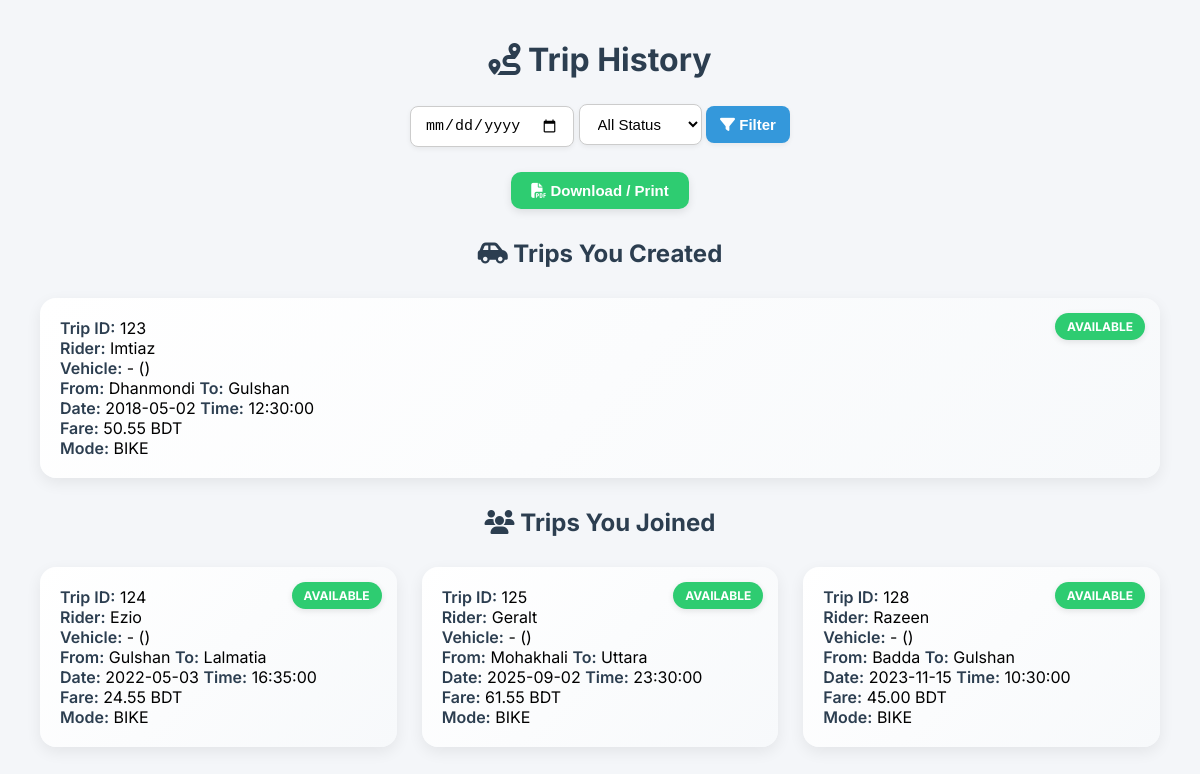
Page /backend/trip_history.php (signed in) on the earlier database version.
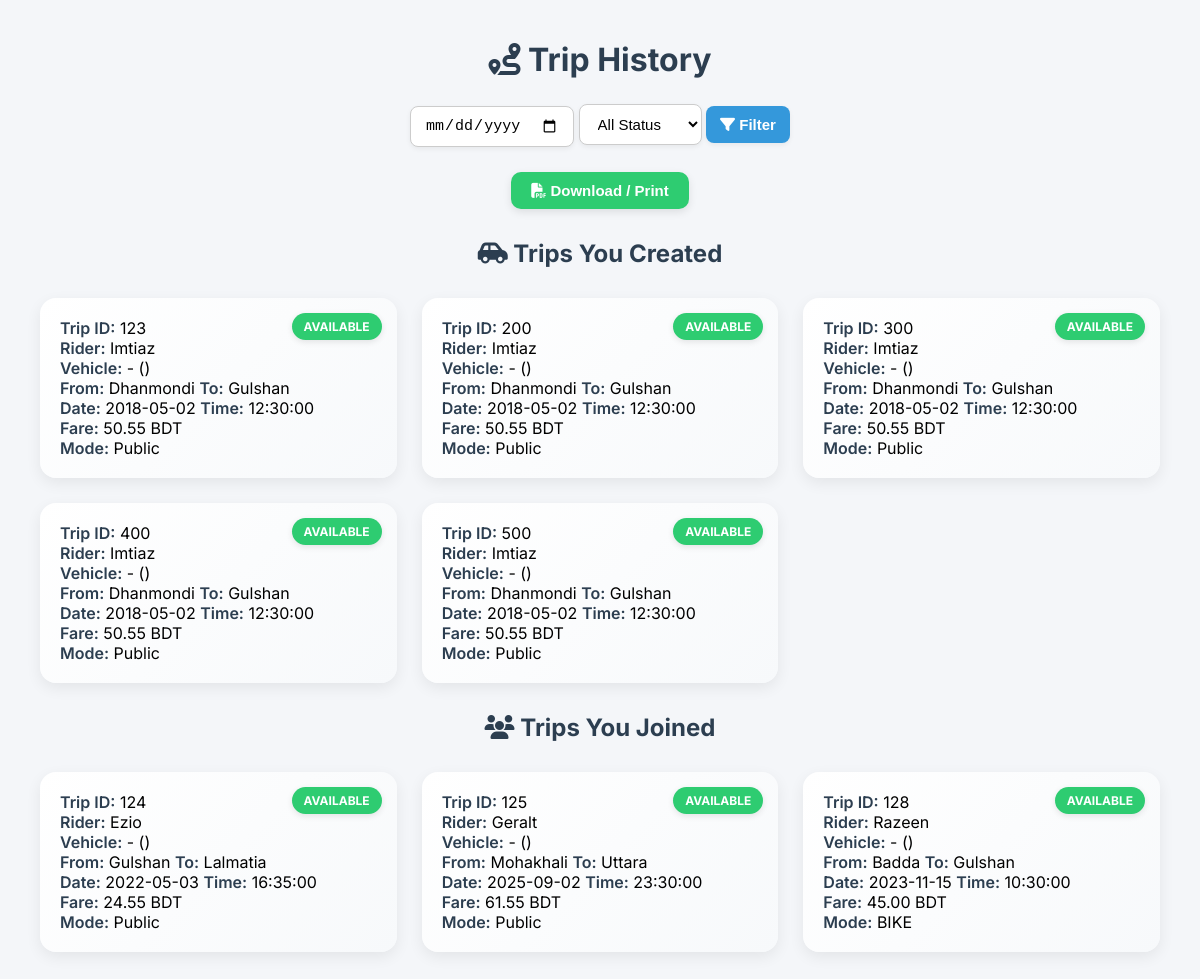
Same page on the later database version.
### tables this page shows
CREATE TABLE Trips (
    Trip_ID VARCHAR(30) PRIMARY KEY,
    Student_ID VARCHAR(20),
    where_loc VARCHAR(50),
    Capacity INT,
    Time TIME,
    Date DATE,
    Fare DECIMAL(4,2),
    Meet_up_location VARCHAR(100),
    Mode_of_Commute VARCHAR(30),
    trip_status VARCHAR(30),
    to_loc VARCHAR(50),
    Used_capacity INT,
    FOREIGN KEY (Student_ID) REFERENCES User(Student_ID) ON DELETE SET NULL,
    FOREIGN KEY (where_loc) REFERENCES Locations(area_locations) ON DELETE SET NULL,
    FOREIGN KEY (to_loc) REFERENCES Locations(area_locations) ON DELETE SET NULL
);

CREATE TABLE User (
    Student_ID VARCHAR(20) PRIMARY KEY,
    Name VARCHAR(100) NOT NULL,
    Gsuite_Email VARCHAR(100) UNIQUE NOT NULL,
    Scanned_ID VARCHAR(255),
    Semester VARCHAR(20),
    Department VARCHAR(50),
    Thana VARCHAR(50),
    Phone_Number VARCHAR(15),  
    Password VARCHAR(100) NOT NULL,
    Address VARCHAR(255),      
    Gender VARCHAR(10)        
);

### backend/trip_history.php (the view, shortened to what this page needs)
<?php
include 'db_connection.php';
$loggedInID = $_SESSION["User_ID"];
$dateFilter = $_GET['date'] ?? '';
$filterSQL = "";
$ownTripsQuery = "
    SELECT t.*, u.Name, pv.Vehicle_Type, pv.Model_Name, pv.Vehicle_Number
    FROM Trips t
    LEFT JOIN User u ON t.Student_ID = u.Student_ID
    LEFT JOIN Private_Vehicle pv ON pv.Owner_ID = t.Student_ID
    WHERE t.Student_ID = '$loggedInID' $filterSQL
";
$joinedTripsQuery = "
    SELECT t.*, u.Name, pv.Vehicle_Type, pv.Model_Name, pv.Vehicle_Number
    FROM Trips t
    JOIN Trip_Joiners tj ON t.Trip_ID = tj.Trip_ID
    LEFT JOIN User u ON t.Student_ID = u.Student_ID
    LEFT JOIN Private_Vehicle pv ON pv.Owner_ID = t.Student_ID
    WHERE tj.Student_ID = '$loggedInID' $filterSQL
";
$ownTripsResult = mysqli_query($conn, $ownTripsQuery);
$joinedTripsResult = mysqli_query($conn, $joinedTripsQuery);
?>
<!DOCTYPE html>
<html lang="en">
<head>
    <link rel="stylesheet" href="trip_history.css">
    <link rel="stylesheet" href="https://cdnjs.cloudflare.com/ajax/libs/font-awesome/6.5.0/css/all.min.css">
</head>
<body>
<h1><i class="fas fa-route"></i> Trip History</h1>
<div class="filters">
    <form method="get">
        <input type="date" name="date" value="<?= htmlspecialchars($dateFilter) ?>">
        <select name="status">
            <option value="">All Status</option>
        </select>
        <button type="submit"><i class="fas fa-filter"></i> Filter</button>
    </form>
</div>
<div class="button-group">
    <button onclick="window.print()" class="print-btn"><i class="fas fa-file-pdf"></i> Download / Print</button>
</div>
<h2><i class="fas fa-car-side"></i> Trips You Created</h2>
<div class="history-container">
    <?php while ($trip = mysqli_fetch_assoc($ownTripsResult)) { ?>
        <div class="history-card">
            <div class="badge <?= $trip['trip_status'] ?>"><?= $trip['trip_status'] ?></div>
            <strong>Trip ID:</strong> <?= $trip['Trip_ID'] ?><br>
            <strong>Rider:</strong> <?= $trip['Name'] ?><br>
            <strong>Vehicle:</strong> <?= $trip['Vehicle_Type'] ?> - <?= $trip['Model_Name'] ?> (<?= $trip['Vehicle_Number'] ?>)<br>
            <strong>From:</strong> <?= $trip['where_loc'] ?> <strong>To:</strong> <?= $trip['to_loc'] ?><br>
            <strong>Date:</strong> <?= $trip['Date'] ?> <strong>Time:</strong> <?= $trip['Time'] ?><br>
            <strong>Fare:</strong> <?= $trip['Fare'] ?> BDT<br>
            <strong>Mode:</strong> <?= $trip['Mode_of_Commute'] ?><br>
        </div>
    <?php } ?>
</div>
<h2><i class="fas fa-users"></i> Trips You Joined</h2>
<div class="history-container">
    <?php while ($trip = mysqli_fetch_assoc($joinedTripsResult)) { ?>
        <div class="history-card">
            <div class="badge <?= $trip['trip_status'] ?>"><?= $trip['trip_status'] ?></div>
            <strong>Trip ID:</strong> <?= $trip['Trip_ID'] ?><br>
            <strong>Rider:</strong> <?= $trip['Name'] ?><br>
            <strong>Vehicle:</strong> <?= $trip['Vehicle_Type'] ?> - <?= $trip['Model_Name'] ?> (<?= $trip['Vehicle_Number'] ?>)<br>
            <strong>From:</strong> <?= $trip['where_loc'] ?> <strong>To:</strong> <?= $trip['to_loc'] ?><br>
            <strong>Date:</strong> <?= $trip['Date'] ?> <strong>Time:</strong> <?= $trip['Time'] ?><br>
            <strong>Fare:</strong> <?= $trip['Fare'] ?> BDT<br>
            <strong>Mode:</strong> <?= $trip['Mode_of_Commute'] ?><br>
        </div>
    <?php } ?>
</div>
</body>
</html>

### backend/css/trip_history.css (style rules this page uses)
body { font-family: 'Inter', sans-serif; background-color: #f4f6f9; margin: 0; padding: 20px; }
h1, h2 { color: #2c3e50; text-align: center; margin-top: 20px; }
.filters { display: flex; justify-content: center; gap: 15px; margin: 25px 0; flex-wrap: wrap; }
.filters input, .filters select, .filters button { padding: 10px 14px; border: 1px solid #ccc; border-radius: 8px; font-size: 15px; background-color: #fff; box-shadow: 0 2px 5px rgba(0,0,0,0.06); transition: all 0.2s ease; }
.filters button { background-color: #3498db; color: white; border: none; cursor: pointer; font-weight: 600; }
.button-group { text-align: center; margin-bottom: 30px; }
.print-btn { background-color: #2ecc71; color: white; padding: 10px 20px; border: none; border-radius: 10px; cursor: pointer; font-weight: 600; font-size: 15px; box-shadow: 0 3px 8px rgba(0,0,0,0.1); transition: background 0.3s ease; }
.history-container { display: grid; grid-template-columns: repeat(auto-fit, minmax(330px, 1fr)); gap: 25px; padding: 10px 20px; }
.history-card { background: linear-gradient(135deg, #ffffff, #f7f9fb); border-radius: 16px; padding: 20px; box-shadow: 0 5px 15px rgba(0,0,0,0.07); transition: transform 0.2s ease, box-shadow 0.2s ease; position: relative; }
.history-card strong { color: #2c3e50; font-weight: 600; }
.badge { position: absolute; top: 15px; right: 15px; padding: 6px 12px; border-radius: 20px; font-size: 12px; font-weight: bold; color: white; text-transform: uppercase; box-shadow: 0 2px 6px rgba(0,0,0,0.1); }
.badge.Available { background-color: #2ecc71; }

Differences in the rows shown:
changed trips id 123: Mode_of_Commute "BIKE" → "Public"
added trips: trip_status "AVAILABLE", Trip_ID "200", Student_ID.Name "Imtiaz", where_loc "Dhanmondi", to_loc "Gulshan", Date "2018-05-02", Time "12:30:00", Fare "50.55", Mode_of_Commute "Public", shown under "Trips You Created"
added trips: trip_status "AVAILABLE", Trip_ID "300", Student_ID.Name "Imtiaz", where_loc "Dhanmondi", to_loc "Gulshan", Date "2018-05-02", Time "12:30:00", Fare "50.55", Mode_of_Commute "Public", shown under "Trips You Created"
added trips: trip_status "AVAILABLE", Trip_ID "400", Student_ID.Name "Imtiaz", where_loc "Dhanmondi", to_loc "Gulshan", Date "2018-05-02", Time "12:30:00", Fare "50.55", Mode_of_Commute "Public", shown under "Trips You Created"
added trips: trip_status "AVAILABLE", Trip_ID "500", Student_ID.Name "Imtiaz", where_loc "Dhanmondi", to_loc "Gulshan", Date "2018-05-02", Time "12:30:00", Fare "50.55", Mode_of_Commute "Public", shown under "Trips You Created"
changed trips "Lalmatia": Mode_of_Commute "BIKE" → "Public"
changed trips "Mohakhali": Mode_of_Commute "BIKE" → "Public"
